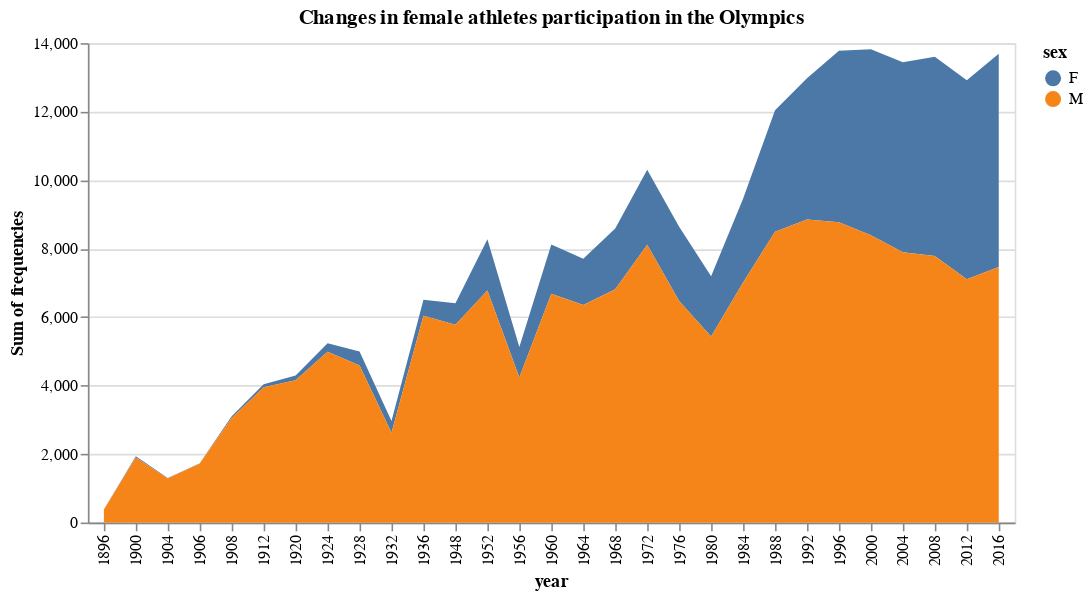

Notebook source saved alongside this figure:
### Code cell
alt.Chart(female_dcast_tidy_df,title = 'Changes in female athletes participation in the Olympics').mark_area().encode(
    x="year:N",
    y="sum(frequencies):Q",
    color="sex:N",
    tooltip=['year','female_percent:Q']
)

### Figure 1 — Vega-Lite specification as saved in the notebook (floating-point values rounded to 4 significant figures)
{"config": {"view": {"continuousWidth": 400, "continuousHeight": 300}}, "data": {"name": "data-cf9ace0ae9bfdb6b38a0ded76d58288d"}, "mark": "area", "encoding": {"color": {"type": "nominal", "field": "sex"}, "tooltip": [{"type": "quantitative", "field": "year"}, {"type": "quantitative", "field": "female_percent"}], "x": {"type": "nominal", "field": "year"}, "y": {"type": "quantitative", "aggregate": "sum", "field": "frequencies"}}, "title": "Changes in female athletes participation in the Olympics", "$schema": "https://vega.github.io/schema/vega-lite/v4.0.0.json", "datasets": {"data-cf9ace0ae9bfdb6b38a0ded76d58288d": [{"year": 1896, "all": 380, "f_prct": 0.0, "sex": "F", "frequencies": 0, "female_percent": 0.0}, {"year": 1900, "all": 1936, "f_prct": 0.01705, "sex": "F", "frequencies": 33, "female_percent": 1.7}, {"year": 1904, "all": 1301, "f_prct": 0.0123, "sex": "F", "frequencies": 16, "female_percent": 1.2}, {"year": 1906, "all": 1733, "f_prct": 0.006347, "sex": "F", "frequencies": 11, "female_percent": 0.6}, {"year": 1908, "all": 3101, "f_prct": 0.01516, "sex": "F", "frequencies": 47, "female_percent": 1.5}, {"year": 1912, "all": 4040, "f_prct": 0.02153, "sex": "F", "frequencies": 87, "female_percent": 2.2}, {"year": 1920, "all": 4292, "f_prct": 0.03122, "sex": "F", "frequencies": 134, "female_percent": 3.1}, {"year": 1924, "all": 5233, "f_prct": 0.04663, "sex": "F", "frequencies": 244, "female_percent": 4.7}, {"year": 1928, "all": 4992, "f_prct": 0.08093, "sex": "F", "frequencies": 404, "female_percent": 8.1}, {"year": 1932, "all": 2969, "f_prct": 0.1169, "sex": "F", "frequencies": 347, "female_percent": 11.7}, {"year": 1936, "all": 6506, "f_prct": 0.07193, "sex": "F", "frequencies": 468, "female_percent": 7.2}, {"year": 1948, "all": 6405, "f_prct": 0.09805, "sex": "F", "frequencies": 628, "female_percent": 9.8}, {"year": 1952, "all": 8270, "f_prct": 0.181, "sex": "F", "frequencies": 1497, "female_percent": 18.1}, {"year": 1956, "all": 5127, "f_prct": 0.1742, "sex": "F", "frequencies": 893, "female_percent": 17.4}, {"year": 1960, "all": 8119, "f_prct": 0.1767, "sex": "F", "frequencies": 1435, "female_percent": 17.7}, {"year": 1964, "all": 7702, "f_prct": 0.175, "sex": "F", "frequencies": 1348, "female_percent": 17.5}, {"year": 1968, "all": 8588, "f_prct": 0.2069, "sex": "F", "frequencies": 1777, "female_percent": 20.7}, {"year": 1972, "all": 10304, "f_prct": 0.2128, "sex": "F", "frequencies": 2193, "female_percent": 21.3}, {"year": 1976, "all": 8641, "f_prct": 0.2514, "sex": "F", "frequencies": 2172, "female_percent": 25.1}, {"year": 1980, "all": 7191, "f_prct": 0.2442, "sex": "F", "frequencies": 1756, "female_percent": 24.4}, {"year": 1984, "all": 9454, "f_prct": 0.2588, "sex": "F", "frequencies": 2447, "female_percent": 25.9}, {"year": 1988, "all": 12037, "f_prct": 0.2943, "sex": "F", "frequencies": 3543, "female_percent": 29.4}, {"year": 1992, "all": 12977, "f_prct": 0.3178, "sex": "F", "frequencies": 4124, "female_percent": 31.8}, {"year": 1996, "all": 13780, "f_prct": 0.3634, "sex": "F", "frequencies": 5008, "female_percent": 36.3}, {"year": 2000, "all": 13821, "f_prct": 0.393, "sex": "F", "frequencies": 5431, "female_percent": 39.3}, {"year": 2004, "all": 13443, "f_prct": 0.4126, "sex": "F", "frequencies": 5546, "female_percent": 41.3}, {"year": 2008, "all": 13602, "f_prct": 0.4276, "sex": "F", "frequencies": 5816, "female_percent": 42.8}, {"year": 2012, "all": 12920, "f_prct": 0.4501, "sex": "F", "frequencies": 5815, "female_percent": 45.0}, {"year": 2016, "all": 13688, "f_prct": 0.4546, "sex": "F", "frequencies": 6223, "female_percent": 45.5}, {"year": 1896, "all": 380, "f_prct": 0.0, "sex": "M", "frequencies": 380, "female_percent": 0.0}, {"year": 1900, "all": 1936, "f_prct": 0.01705, "sex": "M", "frequencies": 1903, "female_percent": 1.7}, {"year": 1904, "all": 1301, "f_prct": 0.0123, "sex": "M", "frequencies": 1285, "female_percent": 1.2}, {"year": 1906, "all": 1733, "f_prct": 0.006347, "sex": "M", "frequencies": 1722, "female_percent": 0.6}, {"year": 1908, "all": 3101, "f_prct": 0.01516, "sex": "M", "frequencies": 3054, "female_percent": 1.5}, {"year": 1912, "all": 4040, "f_prct": 0.02153, "sex": "M", "frequencies": 3953, "female_percent": 2.2}, {"year": 1920, "all": 4292, "f_prct": 0.03122, "sex": "M", "frequencies": 4158, "female_percent": 3.1}, {"year": 1924, "all": 5233, "f_prct": 0.04663, "sex": "M", "frequencies": 4989, "female_percent": 4.7}, {"year": 1928, "all": 4992, "f_prct": 0.08093, "sex": "M", "frequencies": 4588, "female_percent": 8.1}, {"year": 1932, "all": 2969, "f_prct": 0.1169, "sex": "M", "frequencies": 2622, "female_percent": 11.7}, {"year": 1936, "all": 6506, "f_prct": 0.07193, "sex": "M", "frequencies": 6038, "female_percent": 7.2}, {"year": 1948, "all": 6405, "f_prct": 0.09805, "sex": "M", "frequencies": 5777, "female_percent": 9.8}, {"year": 1952, "all": 8270, "f_prct": 0.181, "sex": "M", "frequencies": 6773, "female_percent": 18.1}, {"year": 1956, "all": 5127, "f_prct": 0.1742, "sex": "M", "frequencies": 4234, "female_percent": 17.4}, {"year": 1960, "all": 8119, "f_prct": 0.1767, "sex": "M", "frequencies": 6684, "female_percent": 17.7}, {"year": 1964, "all": 7702, "f_prct": 0.175, "sex": "M", "frequencies": 6354, "female_percent": 17.5}, {"year": 1968, "all": 8588, "f_prct": 0.2069, "sex": "M", "frequencies": 6811, "female_percent": 20.7}, {"year": 1972, "all": 10304, "f_prct": 0.2128, "sex": "M", "frequencies": 8111, "female_percent": 21.3}, {"year": 1976, "all": 8641, "f_prct": 0.2514, "sex": "M", "frequencies": 6469, "female_percent": 25.1}, {"year": 1980, "all": 7191, "f_prct": 0.2442, "sex": "M", "frequencies": 5435, "female_percent": 24.4}, {"year": 1984, "all": 9454, "f_prct": 0.2588, "sex": "M", "frequencies": 7007, "female_percent": 25.9}, {"year": 1988, "all": 12037, "f_prct": 0.2943, "sex": "M", "frequencies": 8494, "female_percent": 29.4}, {"year": 1992, "all": 12977, "f_prct": 0.3178, "sex": "M", "frequencies": 8853, "female_percent": 31.8}, {"year": 1996, "all": 13780, "f_prct": 0.3634, "sex": "M", "frequencies": 8772, "female_percent": 36.3}, {"year": 2000, "all": 13821, "f_prct": 0.393, "sex": "M", "frequencies": 8390, "female_percent": 39.3}, {"year": 2004, "all": 13443, "f_prct": 0.4126, "sex": "M", "frequencies": 7897, "female_percent": 41.3}, {"year": 2008, "all": 13602, "f_prct": 0.4276, "sex": "M", "frequencies": 7786, "female_percent": 42.8}, {"year": 2012, "all": 12920, "f_prct": 0.4501, "sex": "M", "frequencies": 7105, "female_percent": 45.0}, {"year": 2016, "all": 13688, "f_prct": 0.4546, "sex": "M", "frequencies": 7465, "female_percent": 45.5}]}}
